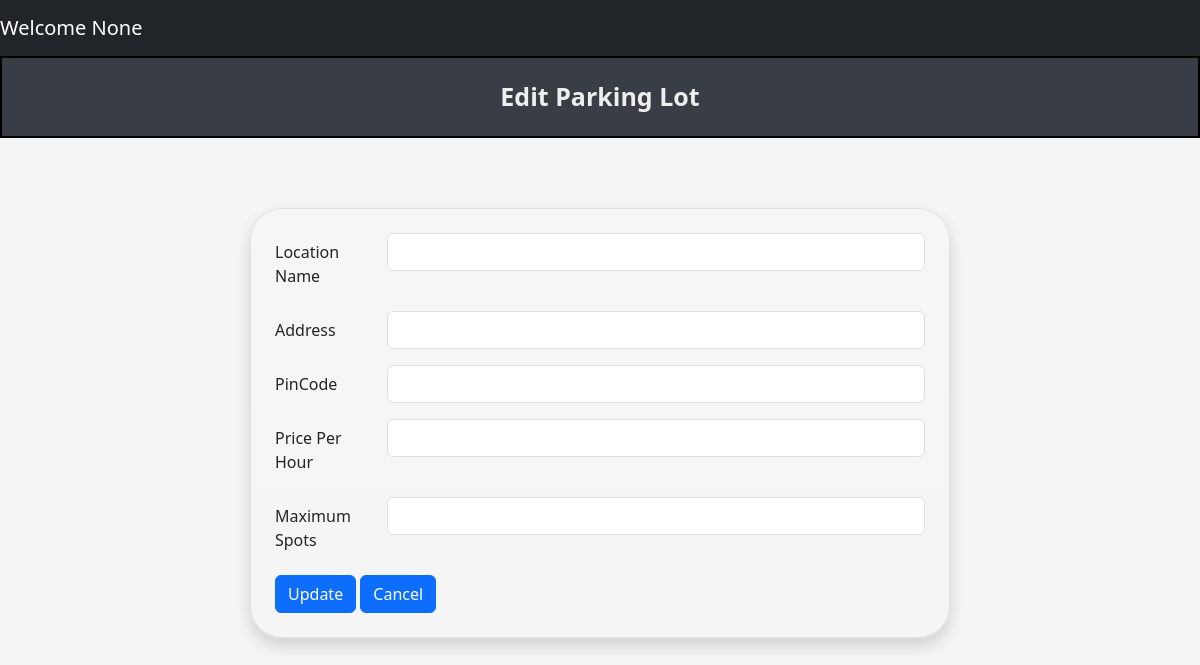
The page /admin/edit?lot_id=1 on the database as committed earlier.
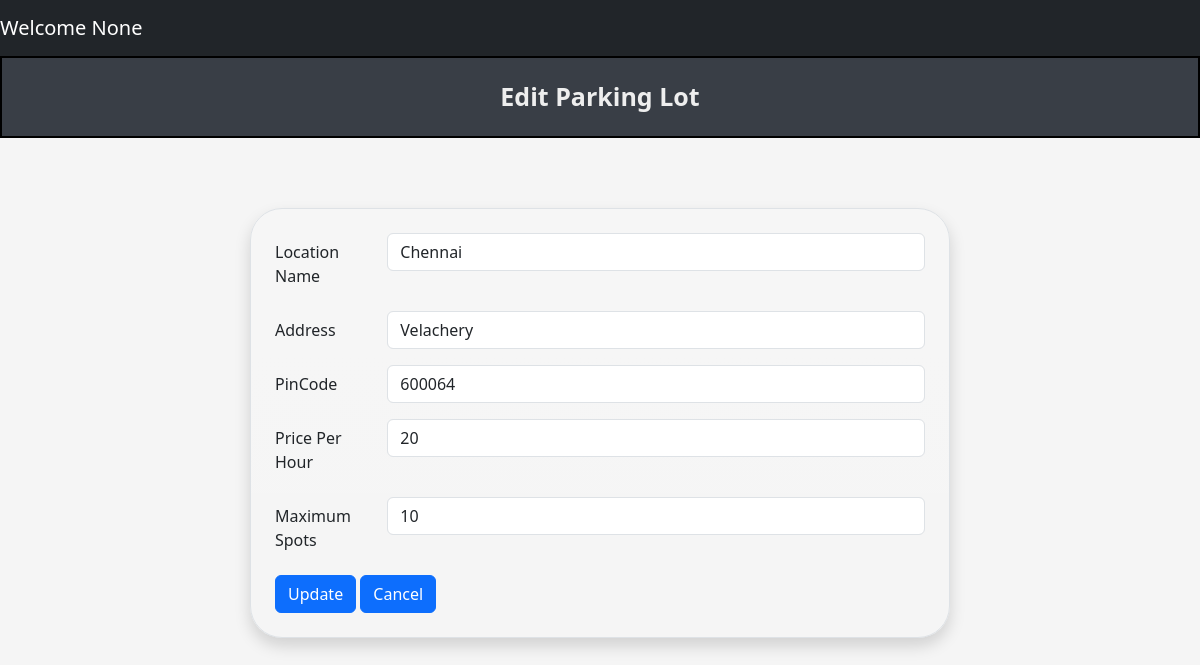
The same page on the database as committed later.
### tables this page shows
CREATE TABLE ParkingLot (
            lot_id INTEGER PRIMARY KEY AUTOINCREMENT,
            location_name TEXT NOT NULL,
            address TEXT NOT NULL,
            pincode TEXT NOT NULL,
            price INTEGER NOT NULL, 
            maxSpots INTEGER NOT NULL
        );

### controllers/admin_controller.py (the view, shortened to what this page needs)
@admin.route('/admin/edit', methods=['GET', 'POST'])
def editSpot():
    lot_id = request.args.get('lot_id', type=int)
    print("Lot id : ", lot_id)
    parkinglotdata = fetch_parking_lot(lot_id)
    return render_template("admin/editParkinglot.html", parking_lot_data = parkinglotdata, lot_id = lot_id)

### models/parking_lot.py (called while the page is built)
def fetch_parking_lot(lot_id):
    connection = sqlite3.connect(DATABASE_PARKING)
    cur = connection.cursor()
    cur.execute(
        '''
            Select * from ParkingLot where lot_id = (?)
        ''',(lot_id,)
    )
    parkinglotData = cur.fetchone()
    connection.commit()
    connection.close()
    return parkinglotData

### templates/admin/editParkinglot.html (shortened to what this page needs)
{% extends "navbar.html" %}
{% block content %}
    <div class="title"> Edit Parking Lot </div>
    <div style="padding: 50px;" class="d-flex justify-content-center align-items-center min-vh-50">
        <form id="lotForm" class="border p-4 bg-gradient rounded-5 shadow" style="width: 100%; max-width: 700px;">
            <div class="row mb-3">
                <label for="locationName" class="col-sm-2 col-form-label">Location Name</label>
                <div class="col-sm-10">
                    <input type="text" class="form-control" id="locationName" value="{{ parking_lot_data[1] }}" required>
                </div>
            </div>
            <div class="row mb-3">
                <label for="address" class="col-sm-2 col-form-label">Address</label>
                <div class="col-sm-10">
                    <input type="text" class="form-control" id="address" value = "{{parking_lot_data[2]}}"required>
                </div>
            </div>
            <div class="row mb-3">
                <label for="pincode" class="col-sm-2 col-form-label">PinCode</label>
                <div class="col-sm-10">
                    <input type="number" class="form-control" id="pincode" value="{{parking_lot_data[3]}}" required>
                </div>
            </div>
            <div class="row mb-3">
                <label for="pricePerHour" class="col-sm-2 col-form-label">Price Per Hour</label>
                <div class="col-sm-10">
                    <input type="number" class="form-control" id="pricePerHour" value="{{parking_lot_data[4]}}" required>
                </div>
            </div>
            <div class="row mb-3">
                <label for="maxSpots" class="col-sm-2 col-form-label">Maximum Spots</label>
                <div class="col-sm-10">
                    <input type="number" class="form-control" id="maxSpots" value="{{parking_lot_data[5]}}" required>
                </div>
            </div>
            <span>
                <button id="update" type="submit" class="btn btn-primary" >Update</button>
                <button id="cancel" type="button" class="btn btn-primary" onclick="window.location.href='/admin/dashboard'">Cancel</button>
            </span>
        </form>
    </div>
{% endblock %}

### templates/navbar.html (shortened to what this page needs)
<!DOCTYPE html>
<html lang="en">
  <head>
    <link href="https://cdn.jsdelivr.net/npm/bootstrap@5.3.0/dist/css/bootstrap.min.css" rel="stylesheet">
    <link rel="stylesheet" href="{{ url_for('static', filename='css/style.css') }}">
</head>
<body>
  <nav class="navbar navbar-expand-lg navbar-dark bg-dark">
  <a class="navbar-brand" href="#">
    Welcome
    {{ session.get('name') }}</a>
</nav>
  {% block content %} {% endblock %}
</body>
</html>

### static/css/style.css (style rules this page uses)
body { background-color: #f5f5f5; justify-content: center; }
.title { background-color: #393E46; border: 2px solid black; text-align: center; padding: 20px; font-weight: bold; font-size: 25px; margin-bottom: 20px; color: #EEEEEE; }

Rows that differ between the two databases and show on the page:
added ParkingLot: location_name "Chennai", address "Velachery", pincode "600064", price "20", maxSpots "10"
